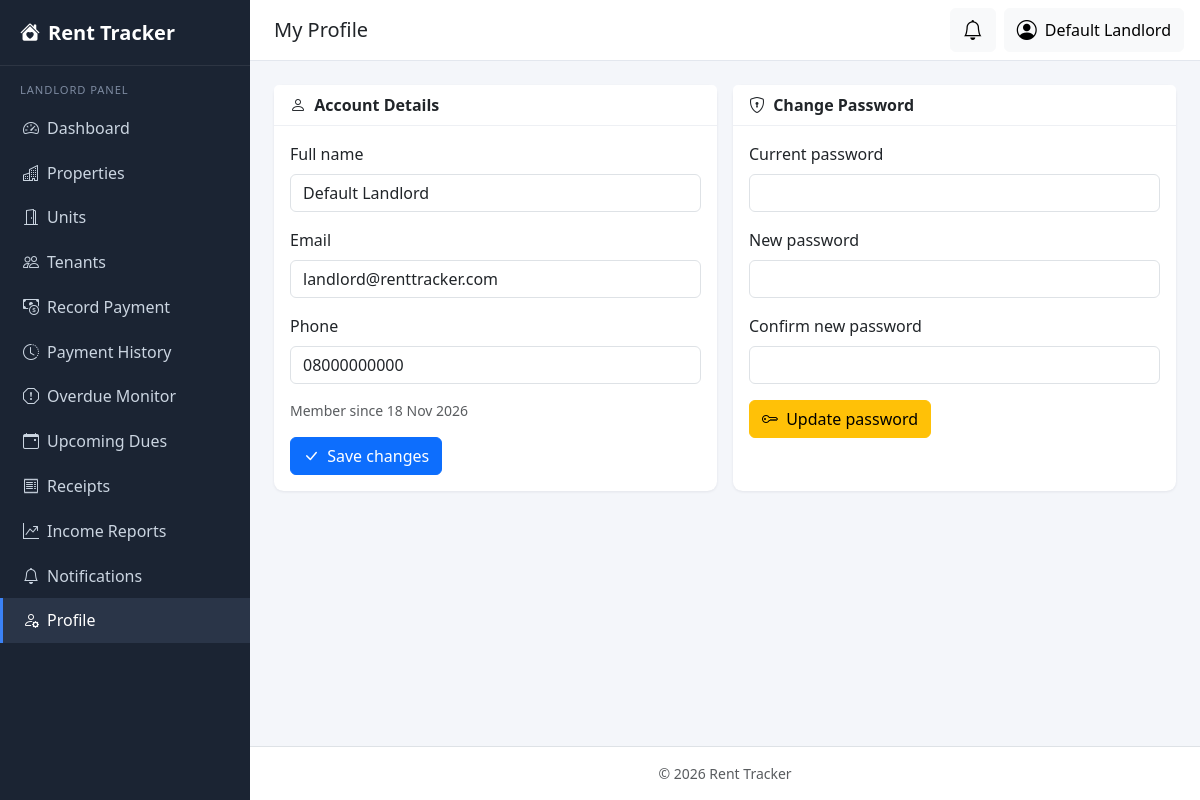
Screenshot of /landlord/profile.php (signed in) with the database file from the repository.
### tables this page shows
CREATE TABLE IF NOT EXISTS users (
    id INT UNSIGNED AUTO_INCREMENT PRIMARY KEY,
    full_name VARCHAR(120) NOT NULL,
    email VARCHAR(150) NOT NULL UNIQUE,
    phone VARCHAR(30) NOT NULL DEFAULT '',
    password_hash VARCHAR(255) NOT NULL,
    role ENUM('landlord','tenant') NOT NULL,
    created_at TIMESTAMP NOT NULL DEFAULT CURRENT_TIMESTAMP
);

### landlord/profile.php (called while the page is built)
<?php
require_once __DIR__ . '/../includes/auth.php';
$user = require_role('landlord');
require __DIR__ . '/../includes/profile_page.php';

### includes/auth.php (called while the page is built, shortened)
<?php
require_once __DIR__ . '/functions.php';
function require_role(string $role): array
{
    $pdo = db();
    $s = $pdo->prepare('SELECT id, full_name, email, phone, role FROM users WHERE id = ?');
    $s->execute([$_SESSION['user_id']]);
    $user = $s->fetch();
    return $user;
}

### includes/functions.php (called while the page is built, shortened)
<?php
function e(mixed $v): string
{
    return htmlspecialchars((string)$v, ENT_QUOTES | ENT_SUBSTITUTE, 'UTF-8');
}
function fdate(?string $d): string
{
    return ($d && $d !== '0000-00-00') ? date('d M Y', strtotime($d)) : '—';
}

### includes/profile_page.php (the view, shortened to what this page needs)
<?php
$pdo = db();
$uid = (int)$user['id'];
$isLandlord = $user['role'] === 'landlord';
$s = $pdo->prepare('SELECT full_name, email, phone, created_at FROM users WHERE id = ?');
$s->execute([$uid]);
$me = $s->fetch();
$user = array_merge($user, $me);
$pageTitle = 'My Profile';
require __DIR__ . '/header.php';
?>
<div class="row g-3">
    <div class="col-lg-6">
        <div class="card h-100">
            <div class="card-header"><i class="bi bi-person me-1"></i> Account Details</div>
            <div class="card-body">
                <form method="post">
                    <div class="mb-3"><label class="form-label">Full name</label>
                        <input type="text" name="full_name" class="form-control" maxlength="120" value="<?= e($me['full_name']) ?>" <?= $isLandlord ? 'required' : 'readonly disabled' ?>></div>
                    <div class="mb-3"><label class="form-label">Email</label>
                        <input type="email" name="email" class="form-control" maxlength="150" value="<?= e($me['email']) ?>" <?= $isLandlord ? 'required' : 'readonly disabled' ?>></div>
                    <div class="mb-3"><label class="form-label">Phone</label>
                        <input type="text" name="phone" class="form-control" maxlength="30" value="<?= e($me['phone']) ?>"></div>
                    <div class="small text-muted mb-3">Member since <?= e(fdate($me['created_at'])) ?></div>
                    <button class="btn btn-primary"><i class="bi bi-check-lg me-1"></i> Save changes</button>
                </form>
            </div>
        </div>
    </div>
    <div class="col-lg-6">
        <div class="card h-100">
            <div class="card-header"><i class="bi bi-shield-lock me-1"></i> Change Password</div>
            <div class="card-body">
                <form method="post">
                    <div class="mb-3"><label class="form-label">Current password</label><input type="password" name="current_password" class="form-control" autocomplete="current-password" required></div>
                    <div class="mb-3"><label class="form-label">New password</label><input type="password" name="new_password" class="form-control" minlength="6" autocomplete="new-password" required></div>
                    <div class="mb-3"><label class="form-label">Confirm new password</label><input type="password" name="confirm_password" class="form-control" minlength="6" autocomplete="new-password" required></div>
                    <button class="btn btn-warning"><i class="bi bi-key me-1"></i> Update password</button>
                </form>
            </div>
        </div>
    </div>
</div>
<?php require __DIR__ . '/footer.php'; ?>

### includes/header.php (shortened to what this page needs)
<?php
$role = $user['role'];
$activeNav = $activeNav ?? basename($_SERVER['SCRIPT_NAME']);
$dir = BASE_URL . '/' . $role;
$menus = [
    'landlord' => [
        ['dashboard.php', 'speedometer2', 'Dashboard'],
        ['properties.php', 'buildings', 'Properties'],
        ['units.php', 'door-open', 'Units'],
        ['tenants.php', 'people', 'Tenants'],
        ['payments.php', 'cash-coin', 'Record Payment'],
        ['payment_history.php', 'clock-history', 'Payment History'],
        ['overdue.php', 'exclamation-octagon', 'Overdue Monitor'],
        ['upcoming.php', 'calendar-event', 'Upcoming Dues'],
        ['receipts.php', 'receipt', 'Receipts'],
        ['reports.php', 'graph-up-arrow', 'Income Reports'],
        ['notifications.php', 'bell', 'Notifications'],
        ['profile.php', 'person-gear', 'Profile'],
    ],
    'tenant' => [
        ['dashboard.php', 'speedometer2', 'Dashboard'],
        ['payments.php', 'clock-history', 'Payment History'],
        ['receipts.php', 'receipt', 'Receipts'],
        ['due_dates.php', 'calendar-event', 'Due Dates'],
        ['notifications.php', 'bell', 'Notifications'],
        ['profile.php', 'person-gear', 'Profile'],
    ],
];
?>
<!DOCTYPE html>
<html lang="en">
<head>
    <link rel="stylesheet" href="https://cdn.jsdelivr.net/npm/bootstrap@5.3.3/dist/css/bootstrap.min.css">
    <link rel="stylesheet" href="https://cdn.jsdelivr.net/npm/bootstrap-icons@1.11.3/font/bootstrap-icons.min.css">
    <link rel="stylesheet" href="https://cdn.datatables.net/1.13.8/css/dataTables.bootstrap5.min.css">
    <link rel="stylesheet" href="<?= BASE_URL ?>/assets/css/style.css">
</head>
<body>
<div class="d-flex" id="wrapper">
    <aside class="sidebar-col">
        <div class="offcanvas-lg offcanvas-start sidebar" tabindex="-1" id="sidebar" aria-labelledby="sidebarLabel">
            <div class="offcanvas-body d-flex flex-column p-0">
                <a href="<?= $dir ?>/dashboard.php" class="sidebar-brand d-none d-lg-flex">
                    <i class="bi bi-house-heart-fill me-2"></i><?= e(APP_NAME) ?>
                </a>
                <div class="sidebar-role"><?= $role === 'landlord' ? 'Landlord Panel' : 'Tenant Portal' ?></div>
                <ul class="nav flex-column sidebar-nav">
                    <?php foreach ($menus[$role] as [$file, $icon, $label]): ?>
                        <li class="nav-item">
                            <a class="nav-link <?= $activeNav === $file ? 'active' : '' ?>" href="<?= $dir ?>/<?= $file ?>">
                                <i class="bi bi-<?= $icon ?> me-2"></i><?= e($label) ?>
                            </a>
                        </li>
                    <?php endforeach; ?>
                </ul>
            </div>
        </div>
    </aside>
    <div class="content-wrap flex-grow-1">
        <nav class="navbar topbar px-3">
            <h1 class="page-title h5 mb-0 ms-2 me-auto"><?= e($pageTitle ?? '') ?></h1>
            <div class="dropdown me-2">
                <button class="btn btn-light position-relative" data-bs-toggle="dropdown" aria-expanded="false" aria-label="Notifications">
                    <i class="bi bi-bell fs-5"></i>
                </button>
            </div>
            <div class="dropdown">
                <button class="btn btn-light d-flex align-items-center" data-bs-toggle="dropdown" aria-expanded="false">
                    <i class="bi bi-person-circle fs-5 me-2"></i>
                    <span class="d-none d-sm-inline"><?= e($user['full_name']) ?></span>
                </button>
            </div>
        </nav>
        <main class="p-3 p-md-4">

### includes/footer.php (shortened to what this page needs)
        </main>
        <footer class="text-center text-muted small py-3 border-top bg-white">
            &copy; <?= date('Y') ?> <?= e(APP_NAME) ?>
        </footer>
    </div>
</div>
</body>
</html>

### assets/css/style.css (style rules this page uses)
:root { --sidebar-bg: #1b2433; --sidebar-hover: #2a3548; --accent: #3b82f6; --content-bg: #f4f6fa; }
body { background: var(--content-bg); font-family: 'Segoe UI', system-ui, -apple-system, sans-serif; }
#wrapper { min-height: 100vh; }
.content-wrap { min-width: 0; display: flex; flex-direction: column; }
.content-wrap > main { flex: 1; }
.sidebar { --bs-offcanvas-bg: var(--sidebar-bg); --bs-offcanvas-width: 260px; color: #cbd5e1; }
@media (min-width: 992px) { .sidebar-col { flex: 0 0 250px; width: 250px; background: var(--sidebar-bg); position: sticky; top: 0; height: 100vh; overflow-y: auto; } }
.sidebar-brand { align-items: center; padding: 1.1rem 1.25rem; color: #fff; font-size: 1.25rem; font-weight: 600; text-decoration: none; border-bottom: 1px solid rgba(255,255,255,.08); }
.sidebar-role { padding: 1rem 1.25rem .4rem; font-size: .7rem; text-transform: uppercase; letter-spacing: .08em; color: #7d8aa0; }
.sidebar-nav .nav-link { display: flex; align-items: center; color: #cbd5e1; padding: .65rem 1.25rem; border-left: 3px solid transparent; }
.sidebar-nav .nav-link.active { background: var(--sidebar-hover); color: #fff; border-left-color: var(--accent); }
.topbar { background: #fff; border-bottom: 1px solid #e3e7ee; min-height: 60px; position: sticky; top: 0; z-index: 1020; }
.card { border: 0; box-shadow: 0 1px 3px rgba(20,30,50,.08); border-radius: .6rem; }
.card-header { background: #fff; font-weight: 600; border-bottom: 1px solid #eef0f4; }

### rows the page displays
users: full_name "Default Landlord", email "landlord@renttracker.com", phone "08000000000", created_at "18 Nov 2026"

### other values shown
APP_NAME "Rent Tracker"
$label "Dashboard"
$label "Properties"
$label "Units"
$label "Tenants"
$label "Record Payment"
$label "Payment History"
$label "Overdue Monitor"
$label "Upcoming Dues"
$label "Receipts"
$label "Income Reports"
$label "Notifications"
$label "Profile"
$pageTitle "My Profile"
